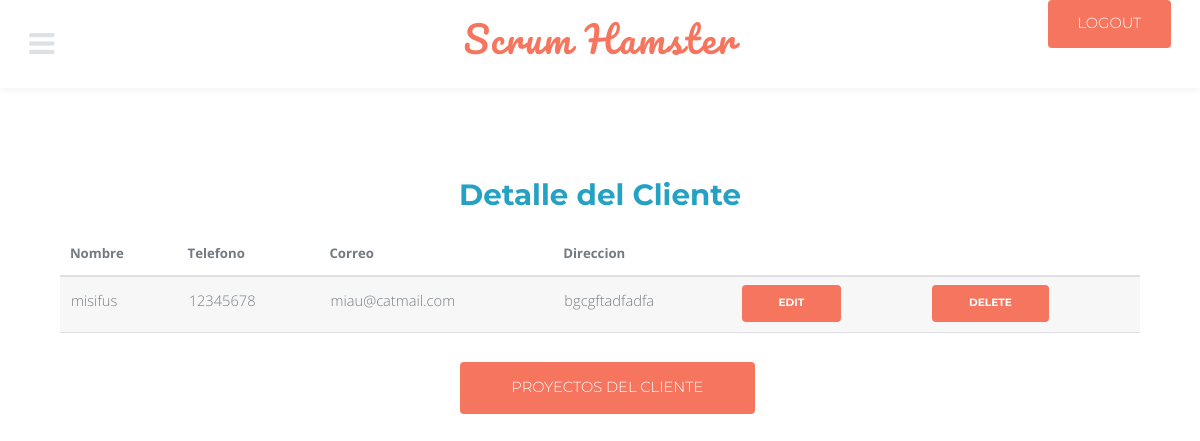
Page /view_client/1/ (signed in) on the committed database.
### modules/models.py (models this page shows, shortened)
class client(models.Model):
    name = models.CharField(max_length = 75)
    telephone = models.CharField(max_length = 25)
    email = models.EmailField()
    address = models.CharField(max_length = 150)

### modules/views.py (the view)
# urls.py: path('view_client/<int:id>/', view_client, name = 'view_client'),
@login_required
def view_client(request, id):
    data = client.objects.get(id = id)
    return render(request, 'client/view.html', {'data': data})

### modules/templates/client/view.html (shortened to what this page needs)
{% extends 'base.html' %}
{% block cont %}
<div class="table-wrapper">
		<h1 class="center">Detalle del Cliente</h1>
		<table >
				<thead>
						<tr>
							<th>Nombre</th>
							<th>Telefono</th>
							<th>Correo</th>
							<th>Direccion</th>
						</tr>
					</thead>
		<tbody>
		<tr>
    	<td>{{ data.name }}</td>
		<td>{{ data.telephone }} </td>
		<td>{{ data.email }}</td>
		<td>{{ data.address }}</td>
<th><a href="{% url 'update_client' data.id %} " class="button small">Edit</a></th>
<th><a href="{% url 'delete_client' data.id %}"class="button small">Delete</a></th>
</tbody>
</table>
		<center>
		<div class="12u">
		<ul>
		<a href="{% url 'client_projects' data.id %}" class="button">Proyectos del cliente</a>
		</ul>
		</div>
		</center>
{% endblock %}

### modules/static/assets/css/main.css (style rules this page uses)
html, body, div, span, applet, object, iframe, h1, h2, h3, h4, h5, h6, p, blockquote, pre, a, abbr, acronym, address, big, cite, code, del, dfn, em, img, ins, kbd, q, s, samp, small, strike, strong, sub, sup, tt, var, b, u, i, center, dl, dt, dd, ol, ul, li, fieldset, form, label, legend, table, caption, tbody, tfoot, thead, tr, th, td, article, aside, canvas, details, embed, figure, figcaption, footer, header, hgroup, menu, nav, output, ruby, section, summary, time, mark, audio, video { margin: 0; padding: 0; border: 0; font-size: 100%; font: inherit; vertical-align: baseline; }
body { line-height: 1; }
ol, ul { list-style: none; }
table { border-collapse: collapse; border-spacing: 0; }
body { -webkit-text-size-adjust: none; }
*, *:before, *:after { -moz-box-sizing: border-box; -webkit-box-sizing: border-box; box-sizing: border-box; }
.\31 2u, .\31 2u\24 { width: 100%; clear: none; margin-left: 0; }
body { -ms-overflow-style: scrollbar; }
body { background: #fff; }
body, input, select, textarea { color: #767d85; font-family: "Open Sans", Arial, Helvetica, sans-serif; font-size: 13pt; font-weight: 300; line-height: 1.65; }
@media screen and (max-width: 1680px) { body, input, select, textarea { font-size: 11pt; } }
@media screen and (max-width: 1280px) { body, input, select, textarea { font-size: 11pt; } }
a { color: #25a2c3; text-decoration: underline; }
h1, h2, h3, h4, h5, h6 { color: #727a82; font-weight: 700; font-family: "Montserrat", sans-serif; line-height: 1.5; margin: 0 0 1em 0; }
h1 { font-size: 2em; line-height: 1.3; }
ul { list-style: disc; margin: 0 0 2em 0; padding-left: 1em; }
.table-wrapper { -webkit-overflow-scrolling: touch; overflow-x: auto; }
table { margin: 0 0 2em 0; width: 100%; }
table tbody tr { border: solid 1px #dee1e3; border-left: 0; border-right: 0; }
table tbody tr:nth-child(2n + 1) { background-color: rgba(144, 144, 144, 0.075); }
table td { padding: 0.75em 0.75em; }
table th { color: #727a82; font-size: 0.9em; font-weight: 700; padding: 0 0.75em 0.75em 0.75em; text-align: left; }
table thead { border-bottom: solid 2px #dee1e3; }
input[type="submit"], input[type="reset"], input[type="button"], button, .button { -moz-appearance: none; -webkit-appearance: none; -ms-appearance: none; appearance: none; -moz-transition: background-color 0.2s ease-in-out, color 0.2s ease-in-out; -webkit-transition: background-color 0.2s ease-in-out, color 0.2s ease-in-out; -ms-transition: background-color 0.2s ease-in-out, color 0.2s ease-in-out; transition: background-color 0.2s ease-in-out, color 0.2s ease-in-out; background-color: #f6755e; border-radius: 4px; border: 0; color: #ffffff; cursor: pointer; display: inline-block; font-family: "Montserrat", sans-serif; height: 3.5em; line-height: 3.5em; padding: 0 3.5em; text-align: center; text-decoration: none; white-space: nowrap; text-transform: uppercase; }
input[type="submit"].small, input[type="reset"].small, input[type="button"].small, button.small, .button.small { font-size: 0.8em; }
.wrapper h1, .wrapper h2, .wrapper h3, .wrapper h4, .wrapper h5 { color: #25a2c3; }
body { padding-top: 6em; }

### rows in the picture
client: name "misifus", telephone "12345678", email "miau@catmail.com", address "bgcgftadfadfa"
